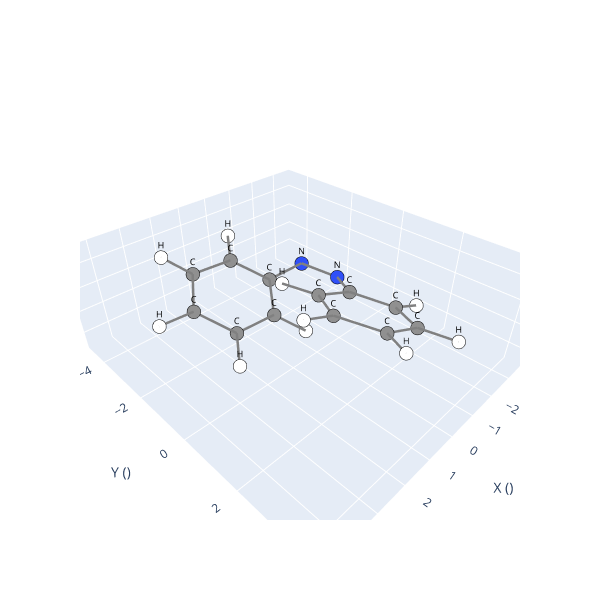

Here is the notebook cell this chart was saved with:
### Code cell
# The create_cis() method automatically resolves steric clashes when rotating 
# to a specific angle, defined by the 'target_deg' parameter.

# We recommend using this function for geometries prone to collisions (steric hindrance),
# as it automatically adjusts adjacent rings to achieve a valid, clash-free conformation.
azo_sys.create_cis(target_deg=30, overwrite=True).view()

### Figure 1 — Plotly figure (JSON) as saved in the notebook; plotly's stock layout.template omitted (floating-point values rounded to 4 significant figures)
{"data": [{"hoverinfo": "text", "marker": {"color": ["#909090", "#909090", "#909090", "#909090", "#909090", "#909090", "#3050F8", "#3050F8", "#909090", "#909090", "#909090", "#909090", "#909090", "#909090", "#FFFFFF", "#FFFFFF", "#FFFFFF", "#FFFFFF", "#FFFFFF", "#FFFFFF", "#FFFFFF", "#FFFFFF", "#FFFFFF", "#FFFFFF"], "line": {"color": "black", "width": 1}, "size": 8}, "mode": "markers", "showlegend": false, "text": ["C", "C", "C", "C", "C", "C", "N", "N", "C", "C", "C", "C", "C", "C", "H", "H", "H", "H", "H", "H", "H", "H", "H", "H"], "type": "scatter3d", "x": [0.0, 0.7125, 0.1562, -1.091, -1.794, -1.268, -2.033, -1.535, -0.1219, 0.5393, 1.932, 2.689, 2.052, 0.6553, 0.4539, 1.702, 0.6967, -1.517, -2.766, -0.03927, 2.423, 3.773, 2.638, 0.1727], "y": [0.0, 1.151, 2.41, 2.517, 1.362, 0.08165, -1.037, -2.131, -2.131, -3.141, -3.137, -2.14, -1.131, -1.122, -0.9692, 1.06, 3.303, 3.499, 1.465, -3.934, -3.906, -2.143, -0.3439, -0.3068], "z": [0.0, 0.3589, 0.1461, -0.4603, -0.8298, -0.5986, -1.022, -0.6811, -0.6811, 0.03397, 0.1719, -0.4364, -1.158, -1.266, 0.1914, 0.7993, 0.4514, -0.652, -1.306, 0.4994, 0.7635, -0.344, -1.623, -1.8]}, {"hoverinfo": "none", "mode": "text", "showlegend": false, "text": ["C", "C", "C", "C", "C", "C", "N", "N", "C", "C", "C", "C", "C", "C", "H", "H", "H", "H", "H", "H", "H", "H", "H", "H"], "textfont": {"color": "black", "size": 9}, "type": "scatter3d", "x": [0.0, 0.7125, 0.1562, -1.091, -1.794, -1.268, -2.033, -1.535, -0.1219, 0.5393, 1.932, 2.689, 2.052, 0.6553, 0.4539, 1.702, 0.6967, -1.517, -2.766, -0.03927, 2.423, 3.773, 2.638, 0.1727], "y": [0.0, 1.151, 2.41, 2.517, 1.362, 0.08165, -1.037, -2.131, -2.131, -3.141, -3.137, -2.14, -1.131, -1.122, -0.9692, 1.06, 3.303, 3.499, 1.465, -3.934, -3.906, -2.143, -0.3439, -0.3068], "z": [0.0, 0.3589, 0.1461, -0.4603, -0.8298, -0.5986, -1.022, -0.6811, -0.6811, 0.03397, 0.1719, -0.4364, -1.158, -1.266, 0.1914, 0.7993, 0.4514, -0.652, -1.306, 0.4994, 0.7635, -0.344, -1.623, -1.8]}, {"hoverinfo": "none", "line": {"color": "gray", "width": 5}, "mode": "lines", "showlegend": false, "type": "scatter3d", "x": [-1.091, -1.794], "y": [2.517, 1.362], "z": [-0.4603, -0.8298]}, {"hoverinfo": "none", "line": {"color": "gray", "width": 5}, "mode": "lines", "showlegend": false, "type": "scatter3d", "x": [-1.794, -1.091], "y": [1.362, 2.517], "z": [-0.8298, -0.4603]}, {"hoverinfo": "none", "line": {"color": "gray", "width": 5}, "mode": "lines", "showlegend": false, "type": "scatter3d", "x": [-1.268, -1.794], "y": [0.08165, 1.362], "z": [-0.5986, -0.8298]}, {"hoverinfo": "none", "line": {"color": "gray", "width": 5}, "mode": "lines", "showlegend": false, "type": "scatter3d", "x": [2.052, 0.6553], "y": [-1.131, -1.122], "z": [-1.158, -1.266]}, {"hoverinfo": "none", "line": {"color": "gray", "width": 5}, "mode": "lines", "showlegend": false, "type": "scatter3d", "x": [-1.517, -1.091], "y": [3.499, 2.517], "z": [-0.652, -0.4603]}, {"hoverinfo": "none", "line": {"color": "gray", "width": 5}, "mode": "lines", "showlegend": false, "type": "scatter3d", "x": [0.1727, 0.6553], "y": [-0.3068, -1.122], "z": [-1.8, -1.266]}, {"hoverinfo": "none", "line": {"color": "gray", "width": 5}, "mode": "lines", "showlegend": false, "type": "scatter3d", "x": [2.052, 2.638], "y": [-1.131, -0.3439], "z": [-1.158, -1.623]}, {"hoverinfo": "none", "line": {"color": "gray", "width": 5}, "mode": "lines", "showlegend": false, "type": "scatter3d", "x": [-0.1219, 0.5393], "y": [-2.131, -3.141], "z": [-0.6811, 0.03397]}, {"hoverinfo": "none", "line": {"color": "gray", "width": 5}, "mode": "lines", "showlegend": false, "type": "scatter3d", "x": [-1.794, -2.766], "y": [1.362, 1.465], "z": [-0.8298, -1.306]}, {"hoverinfo": "none", "line": {"color": "gray", "width": 5}, "mode": "lines", "showlegend": false, "type": "scatter3d", "x": [0.5393, -0.1219], "y": [-3.141, -2.131], "z": [0.03397, -0.6811]}, {"hoverinfo": "none", "line": {"color": "gray", "width": 5}, "mode": "lines", "showlegend": false, "type": "scatter3d", "x": [0, -1.268], "y": [0, 0.08165], "z": [0, -0.5986]}, {"hoverinfo": "none", "line": {"color": "gray", "width": 5}, "mode": "lines", "showlegend": false, "type": "scatter3d", "x": [-0.03927, 0.5393], "y": [-3.934, -3.141], "z": [0.4994, 0.03397]}, {"hoverinfo": "none", "line": {"color": "gray", "width": 5}, "mode": "lines", "showlegend": false, "type": "scatter3d", "x": [0.7125, 0], "y": [1.151, 0], "z": [0.3589, 0]}, {"hoverinfo": "none", "line": {"color": "gray", "width": 5}, "mode": "lines", "showlegend": false, "type": "scatter3d", "x": [1.932, 0.5393], "y": [-3.137, -3.141], "z": [0.1719, 0.03397]}, {"hoverinfo": "none", "line": {"color": "gray", "width": 5}, "mode": "lines", "showlegend": false, "type": "scatter3d", "x": [0, 0.4539], "y": [0, -0.9692], "z": [0, 0.1914]}, {"hoverinfo": "none", "line": {"color": "gray", "width": 5}, "mode": "lines", "showlegend": false, "type": "scatter3d", "x": [0.6553, -0.1219], "y": [-1.122, -2.131], "z": [-1.266, -0.6811]}, {"hoverinfo": "none", "line": {"color": "gray", "width": 5}, "mode": "lines", "showlegend": false, "type": "scatter3d", "x": [-2.766, -1.794], "y": [1.465, 1.362], "z": [-1.306, -0.8298]}, {"hoverinfo": "none", "line": {"color": "gray", "width": 5}, "mode": "lines", "showlegend": false, "type": "scatter3d", "x": [0.7125, 1.702], "y": [1.151, 1.06], "z": [0.3589, 0.7993]}, {"hoverinfo": "none", "line": {"color": "gray", "width": 5}, "mode": "lines", "showlegend": false, "type": "scatter3d", "x": [-2.033, -1.268], "y": [-1.037, 0.08165], "z": [-1.022, -0.5986]}, {"hoverinfo": "none", "line": {"color": "gray", "width": 5}, "mode": "lines", "showlegend": false, "type": "scatter3d", "x": [0.6553, 0.1727], "y": [-1.122, -0.3068], "z": [-1.266, -1.8]}, {"hoverinfo": "none", "line": {"color": "gray", "width": 5}, "mode": "lines", "showlegend": false, "type": "scatter3d", "x": [0.4539, 0], "y": [-0.9692, 0], "z": [0.1914, 0]}, {"hoverinfo": "none", "line": {"color": "gray", "width": 5}, "mode": "lines", "showlegend": false, "type": "scatter3d", "x": [2.423, 1.932], "y": [-3.906, -3.137], "z": [0.7635, 0.1719]}, {"hoverinfo": "none", "line": {"color": "gray", "width": 5}, "mode": "lines", "showlegend": false, "type": "scatter3d", "x": [-1.794, -1.268], "y": [1.362, 0.08165], "z": [-0.8298, -0.5986]}, {"hoverinfo": "none", "line": {"color": "gray", "width": 5}, "mode": "lines", "showlegend": false, "type": "scatter3d", "x": [-1.268, 0], "y": [0.08165, 0], "z": [-0.5986, 0]}, {"hoverinfo": "none", "line": {"color": "gray", "width": 5}, "mode": "lines", "showlegend": false, "type": "scatter3d", "x": [-1.268, -2.033], "y": [0.08165, -1.037], "z": [-0.5986, -1.022]}, {"hoverinfo": "none", "line": {"color": "gray", "width": 5}, "mode": "lines", "showlegend": false, "type": "scatter3d", "x": [0, 0.7125], "y": [0, 1.151], "z": [0, 0.3589]}, {"hoverinfo": "none", "line": {"color": "gray", "width": 5}, "mode": "lines", "showlegend": false, "type": "scatter3d", "x": [0.5393, 1.932], "y": [-3.141, -3.137], "z": [0.03397, 0.1719]}, {"hoverinfo": "none", "line": {"color": "gray", "width": 5}, "mode": "lines", "showlegend": false, "type": "scatter3d", "x": [0.7125, 0.1562], "y": [1.151, 2.41], "z": [0.3589, 0.1461]}, {"hoverinfo": "none", "line": {"color": "gray", "width": 5}, "mode": "lines", "showlegend": false, "type": "scatter3d", "x": [1.932, 2.689], "y": [-3.137, -2.14], "z": [0.1719, -0.4364]}, {"hoverinfo": "none", "line": {"color": "gray", "width": 5}, "mode": "lines", "showlegend": false, "type": "scatter3d", "x": [0.1562, 0.7125], "y": [2.41, 1.151], "z": [0.1461, 0.3589]}, {"hoverinfo": "none", "line": {"color": "gray", "width": 5}, "mode": "lines", "showlegend": false, "type": "scatter3d", "x": [0.5393, -0.03927], "y": [-3.141, -3.934], "z": [0.03397, 0.4994]}, {"hoverinfo": "none", "line": {"color": "gray", "width": 5}, "mode": "lines", "showlegend": false, "type": "scatter3d", "x": [2.689, 1.932], "y": [-2.14, -3.137], "z": [-0.4364, 0.1719]}, {"hoverinfo": "none", "line": {"color": "gray", "width": 5}, "mode": "lines", "showlegend": false, "type": "scatter3d", "x": [0.1562, 0.6967], "y": [2.41, 3.303], "z": [0.1461, 0.4514]}, {"hoverinfo": "none", "line": {"color": "gray", "width": 5}, "mode": "lines", "showlegend": false, "type": "scatter3d", "x": [1.702, 0.7125], "y": [1.06, 1.151], "z": [0.7993, 0.3589]}, {"hoverinfo": "none", "line": {"color": "gray", "width": 5}, "mode": "lines", "showlegend": false, "type": "scatter3d", "x": [1.932, 2.423], "y": [-3.137, -3.906], "z": [0.1719, 0.7635]}, {"hoverinfo": "none", "line": {"color": "gray", "width": 5}, "mode": "lines", "showlegend": false, "type": "scatter3d", "x": [-2.033, -1.535], "y": [-1.037, -2.131], "z": [-1.022, -0.6811]}, {"hoverinfo": "none", "line": {"color": "gray", "width": 5}, "mode": "lines", "showlegend": false, "type": "scatter3d", "x": [-1.535, -2.033], "y": [-2.131, -1.037], "z": [-0.6811, -1.022]}, {"hoverinfo": "none", "line": {"color": "gray", "width": 5}, "mode": "lines", "showlegend": false, "type": "scatter3d", "x": [-1.091, 0.1562], "y": [2.517, 2.41], "z": [-0.4603, 0.1461]}, {"hoverinfo": "none", "line": {"color": "gray", "width": 5}, "mode": "lines", "showlegend": false, "type": "scatter3d", "x": [2.052, 2.689], "y": [-1.131, -2.14], "z": [-1.158, -0.4364]}, {"hoverinfo": "none", "line": {"color": "gray", "width": 5}, "mode": "lines", "showlegend": false, "type": "scatter3d", "x": [3.773, 2.689], "y": [-2.143, -2.14], "z": [-0.344, -0.4364]}, {"hoverinfo": "none", "line": {"color": "gray", "width": 5}, "mode": "lines", "showlegend": false, "type": "scatter3d", "x": [2.638, 2.052], "y": [-0.3439, -1.131], "z": [-1.623, -1.158]}, {"hoverinfo": "none", "line": {"color": "gray", "width": 5}, "mode": "lines", "showlegend": false, "type": "scatter3d", "x": [-1.091, -1.517], "y": [2.517, 3.499], "z": [-0.4603, -0.652]}, {"hoverinfo": "none", "line": {"color": "gray", "width": 5}, "mode": "lines", "showlegend": false, "type": "scatter3d", "x": [-0.1219, -1.535], "y": [-2.131, -2.131], "z": [-0.6811, -0.6811]}, {"hoverinfo": "none", "line": {"color": "gray", "width": 5}, "mode": "lines", "showlegend": false, "type": "scatter3d", "x": [0.1562, -1.091], "y": [2.41, 2.517], "z": [0.1461, -0.4603]}, {"hoverinfo": "none", "line": {"color": "gray", "width": 5}, "mode": "lines", "showlegend": false, "type": "scatter3d", "x": [-0.1219, 0.6553], "y": [-2.131, -1.122], "z": [-0.6811, -1.266]}, {"hoverinfo": "none", "line": {"color": "gray", "width": 5}, "mode": "lines", "showlegend": false, "type": "scatter3d", "x": [2.689, 2.052], "y": [-2.14, -1.131], "z": [-0.4364, -1.158]}, {"hoverinfo": "none", "line": {"color": "gray", "width": 5}, "mode": "lines", "showlegend": false, "type": "scatter3d", "x": [0.6967, 0.1562], "y": [3.303, 2.41], "z": [0.4514, 0.1461]}, {"hoverinfo": "none", "line": {"color": "gray", "width": 5}, "mode": "lines", "showlegend": false, "type": "scatter3d", "x": [2.689, 3.773], "y": [-2.14, -2.143], "z": [-0.4364, -0.344]}, {"hoverinfo": "none", "line": {"color": "gray", "width": 5}, "mode": "lines", "showlegend": false, "type": "scatter3d", "x": [0.6553, 2.052], "y": [-1.122, -1.131], "z": [-1.266, -1.158]}, {"hoverinfo": "none", "line": {"color": "gray", "width": 5}, "mode": "lines", "showlegend": false, "type": "scatter3d", "x": [-1.535, -0.1219], "y": [-2.131, -2.131], "z": [-0.6811, -0.6811]}], "layout": {"height": 600, "scene": {"xaxis": {"range": [-3.766, 4.773], "title": {"text": "X ()"}}, "yaxis": {"range": [-4.934, 4.499], "title": {"text": "Y ()"}}, "zaxis": {"range": [-2.8, 1.799], "title": {"text": "Z ()"}}}, "width": 600}}
